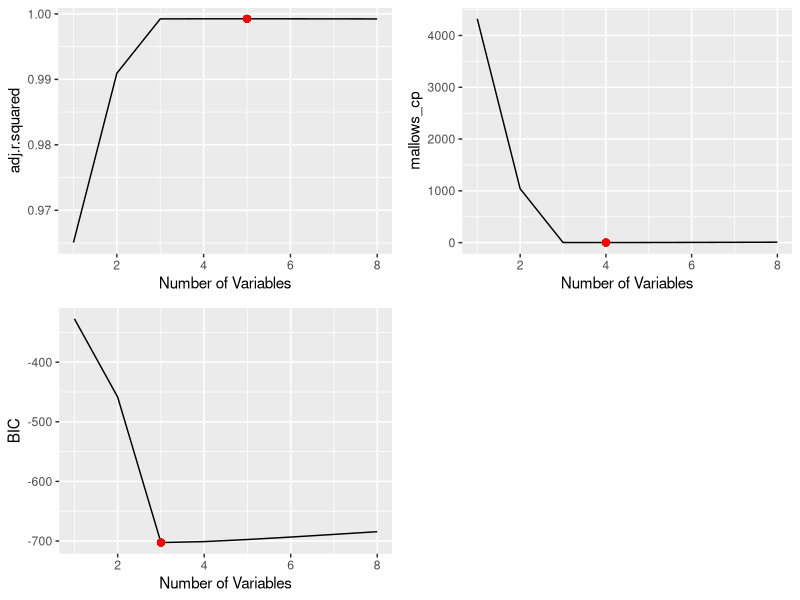
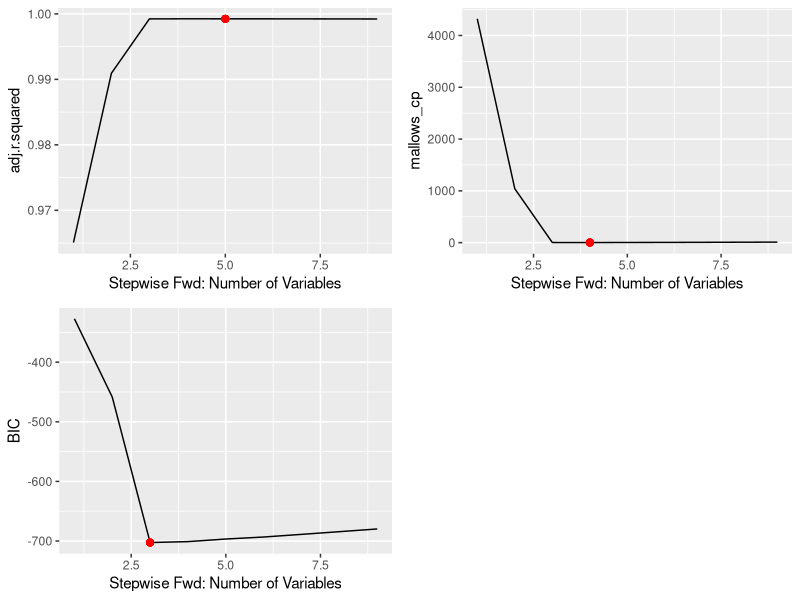
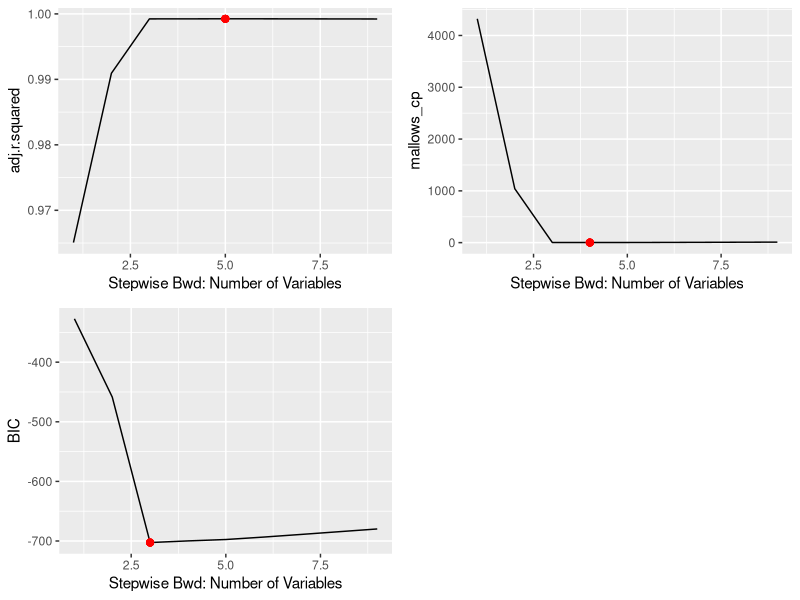
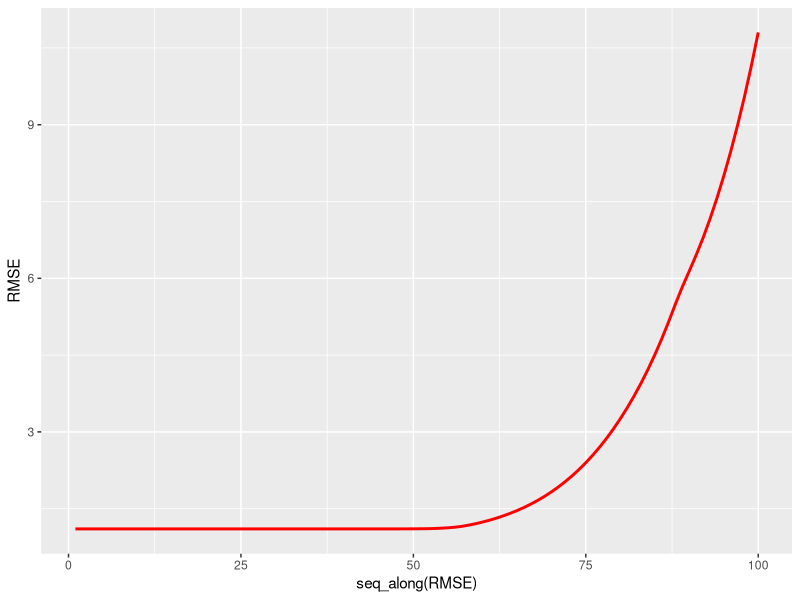

Write the R code that produced these figures, in order.
## ---- chunk 1
knitr::opts_chunk$set(echo = TRUE)

library(tidyverse)
library(tibble)
## ---- chunk 2
set.seed (1976)

X = rnorm(100)

E = rnorm (100)
## ---- chunk 3
B0 = 10
B1 = -13
B2 = 3.27
B3 = -9.11

Y = B0 + (B1 * X) + (B2 * X^2) + (B3 * X^3) + E

## ---- chunk 4
df.q8c = data.frame(x1 = X, x2 = X^2, x3 = X^3, x4 = X^4, x5 = X^5, x6 = X^6, x7 = X^8, x9 = X^9, x10 = X^10, y = Y)

head(df.q8c)
## ---- chunk 5
library(leaps)
regfit.full <- leaps::regsubsets(y~., df.q8c)
#summary(regfit.full)
regfit.full %>% broom::tidy()

reg.summary = regfit.full %>% broom::tidy() 

#reg.summary %>% names()

#reg.summary %>% dplyr::select(adj.r.squared)

#reg.summary %>% dplyr::select(BIC)

#reg.summary %>% dplyr::select(mallows_cp)


## ---- chunk 6
library(gridExtra)

# plot of adjusted R^2 by number of predictors in the model
adjR2s = reg.summary %>%
  ggplot(aes(x=seq_along(adj.r.squared), y=adj.r.squared)) + geom_line() +
  geom_point(reg.summary, color='red', size=2, mapping=aes(x=which.max(adj.r.squared), y=max(adj.r.squared))) + xlab("Number of Variables") 


# plot Cp by number of predictors in the model
mallows_cps = reg.summary %>%
  ggplot(aes(x=seq_along(mallows_cp), y=mallows_cp)) + geom_line() +
  geom_point(reg.summary, color='red', size=2,
             mapping=aes(x=which.min(mallows_cp), y=min(mallows_cp))) +
  xlab("Number of Variables") 

# plot BIC by number of predictors in the model
BICs = reg.summary %>%
  ggplot(aes(x=seq_along(BIC), y=BIC)) + geom_line() +
  geom_point(reg.summary, color='red', size=2,
             mapping=aes(x=which.min(BIC), y=min(BIC))) +
  xlab("Number of Variables") 

grid.arrange(adjR2s, mallows_cps, BICs, nrow=2)
## ---- chunk 7
regfit.fwd <- regsubsets(y~., data=df.q8c, nvmax=10, method="forward")
#summary(regfit.fwd)
regfit.fwd.summary = regfit.fwd %>% broom::tidy()

regfit.fwd.summary

# plot of adjusted R^2 by number of predictors in the model
adjR2s = regfit.fwd.summary %>%
  ggplot(aes(x=seq_along(adj.r.squared), y=adj.r.squared)) + geom_line() +
  geom_point(reg.summary, color='red', size=2, mapping=aes(x=which.max(adj.r.squared), y=max(adj.r.squared))) + xlab("Stepwise Fwd: Number of Variables") 


# plot Cp by number of predictors in the model
mallows_cps = regfit.fwd.summary %>%
  ggplot(aes(x=seq_along(mallows_cp), y=mallows_cp)) + geom_line() +
  geom_point(reg.summary, color='red', size=2,
             mapping=aes(x=which.min(mallows_cp), y=min(mallows_cp))) +
  xlab("Stepwise Fwd: Number of Variables") 

# plot BIC by number of predictors in the model
BICs = regfit.fwd.summary %>%
  ggplot(aes(x=seq_along(BIC), y=BIC)) + geom_line() +
  geom_point(reg.summary, color='red', size=2,
             mapping=aes(x=which.min(BIC), y=min(BIC))) +
  xlab("Stepwise Fwd: Number of Variables") 

grid.arrange(adjR2s, mallows_cps, BICs, nrow=2)
## ---- chunk 8
regfit.bwd <- regsubsets(y~., data=df.q8c, nvmax=10, method="backward")
#summary(regfit.bwd)
regfit.bwd.sumary = regfit.bwd %>% broom::tidy()

regfit.bwd.sumary

# plot of adjusted R^2 by number of predictors in the model
adjR2s = regfit.bwd.sumary %>%
  ggplot(aes(x=seq_along(adj.r.squared), y=adj.r.squared)) + geom_line() +
  geom_point(reg.summary, color='red', size=2, mapping=aes(x=which.max(adj.r.squared), y=max(adj.r.squared))) + xlab("Stepwise Bwd: Number of Variables") 


# plot Cp by number of predictors in the model
mallows_cps = regfit.bwd.sumary %>%
  ggplot(aes(x=seq_along(mallows_cp), y=mallows_cp)) + geom_line() +
  geom_point(reg.summary, color='red', size=2,
             mapping=aes(x=which.min(mallows_cp), y=min(mallows_cp))) +
  xlab("Stepwise Bwd: Number of Variables") 

# plot BIC by number of predictors in the model
BICs = regfit.bwd.sumary %>%
  ggplot(aes(x=seq_along(BIC), y=BIC)) + geom_line() +
  geom_point(reg.summary, color='red', size=2,
             mapping=aes(x=which.min(BIC), y=min(BIC))) +
  xlab("Stepwise Bwd: Number of Variables") 

grid.arrange(adjR2s, mallows_cps, BICs, nrow=2)
## ---- chunk 9
library(caret)
set.seed(19)
# alpha 1 == lasso
lassoCV = caret::train(y~., data=df.q8c, method="glmnet", 
             tuneGrid=data.frame(alpha=rep(1,100), lambda=10^seq(1,-2,length=100)),
             trControl=trainControl("cv", number=10, returnResamp='all'))

lassoCV$results %>% ggplot(aes(seq_along(RMSE), RMSE)) + geom_line(size=1, color='red')

coef(lassoCV$finalModel, lassoCV$bestTune$lambda)

print(paste("Best Lambda with CV: ",lassoCV$bestTune$lambda))
